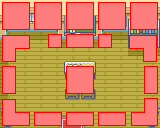

A level layout from a 2D game, rendered from its tile map. Below: a short description, then the map file with tile-grid data replaced by summaries:
An orthogonal 5x4 tile map with 32x32 px tiles, 2 tile layers (ground, collision), 2 tilesets.

<map version="1.0" orientation="orthogonal" width="5" height="4" tilewidth="32" tileheight="32">
 <tileset firstgid="1" name="inner_school" tilewidth="32" tileheight="32">
  <image source="../graphics/System/inner_school.png" width="160" height="160" />
 </tileset>
 <tileset firstgid="26" name="collision" tilewidth="32" tileheight="32">
  <image source="../graphics/System/collision.png" width="192" height="96" />
 </tileset>
 <layer name="ground" width="5" height="4">
  <data>[20 cells, 20 non-empty, 20 distinct tile ids]</data>
 </layer>
 <layer name="collision" width="5" height="4">
  <data>[20 cells, 18 non-empty, 11 distinct tile ids]</data>
 </layer>
</map>